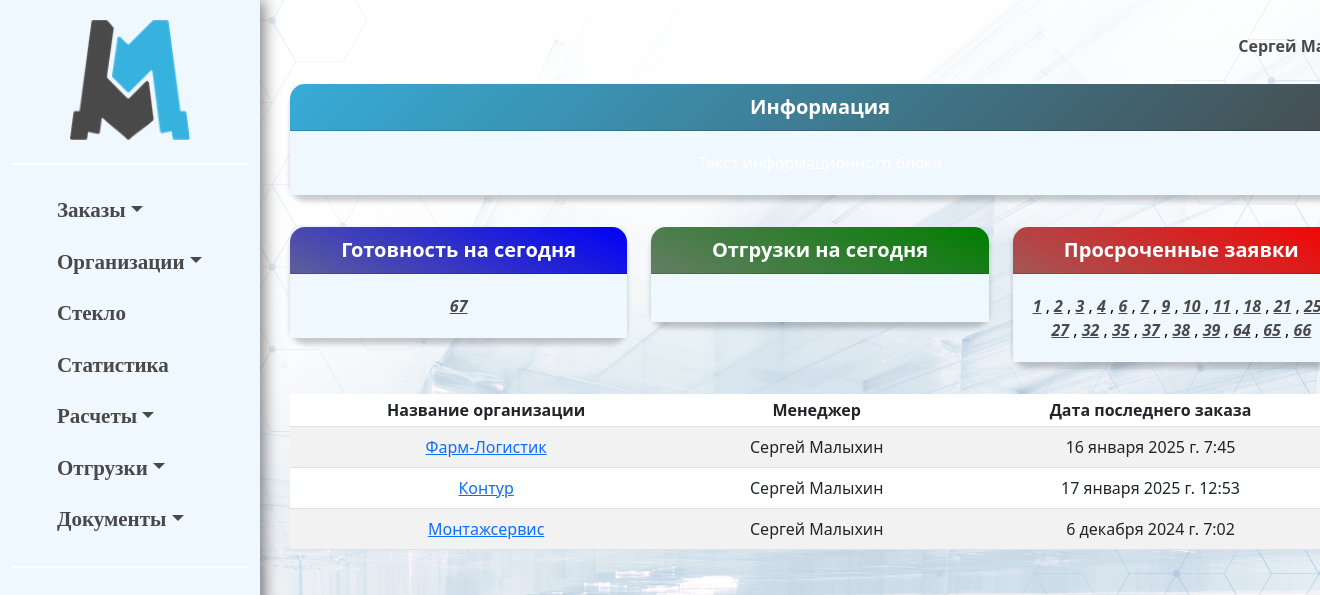
/erp_main/organizations/ (signed in), run on the app's committed database.
### erp_main/models.py (models this page shows, shortened)
class Organization(models.Model):
    FOOTING_CHOICES = (
        ('ustav', 'устава'),
        ('attorney', 'доверенности')
    )
    KIND_CHOICES = (
        ('ooo', 'ООО'),
        ('ao', 'АО'),
        ('zao', 'ЗАО'),
        ('ip', 'ИП'),
    )
    kind = models.CharField(max_length=100, blank=True, null=True, choices=KIND_CHOICES)
    phone_number = models.CharField(max_length=15, blank=True, null=True)
    name_fl = models.CharField(max_length=15, blank=True, null=True)
    user = models.ForeignKey(User, related_name='organizations', on_delete=models.CASCADE)
    ceo_footing = models.CharField(max_length=30, choices=FOOTING_CHOICES)
    name = models.CharField(max_length=100, blank=True, null=True)
    inn = models.CharField(max_length=15, blank=True, null=True)
    ogrn = models.CharField(max_length=15, blank=True, null=True)
    kpp = models.CharField(max_length=15, blank=True, null=True)
    r_s = models.CharField(max_length=25, blank=True, null=True)
    bank = models.CharField(max_length=300, blank=True, null=True)
    bik = models.CharField(max_length=10, blank=True, null=True)
    k_s = models.CharField(max_length=25, blank=True, null=True)
    address = models.CharField(max_length=150, blank=True, null=True)
    email = models.EmailField(blank=True, null=True)
    ceo_title = models.CharField(max_length=30, blank=True, null=True)
    ceo_name = models.CharField(max_length=150, blank=True, null=True)
    contracts = models.FileField(upload_to='contracts/', blank=True, null=True)
    class Meta:
        verbose_name_plural = 'Организации'
    @property
    def last_order(self):
        return (
            Order.objects.filter(invoice__organization=self.id)
            .order_by('-created_at')
            .first().created_at if Order.objects.filter(invoice__organization=self.id).exists() else None
        )

class Order(models.Model):
    created_at = models.DateTimeField(auto_now_add=True)
    order_file = models.FileField(upload_to='uploads/')
    invoice = models.ForeignKey(Invoice, related_name='invoice',blank=True, null=True, on_delete=models.CASCADE)
    due_date = models.DateField(null=True, blank=True)
    comment = models.TextField(blank=True, null=True)
    def get_items_filtered(self):
        return self.items.exclude(p_status__in=['changed',])
    @property
    def status(self): # раскидываем позиции по статусам
        in_query = self.get_items_filtered().filter(p_status='in_query').aggregate(total=Sum('p_quantity'))['total'] or 0
        product = self.get_items_filtered().filter(p_status='product').aggregate(total=Sum('p_quantity'))['total'] or 0
        ready = self.get_items_filtered().filter(p_status='ready').aggregate(total=Sum('p_quantity'))['total'] or 0
        shipped = self.get_items_filtered().filter(p_status='shipped').aggregate(total=Sum('p_quantity'))['total'] or 0
        stopped = self.get_items_filtered().filter(p_status='stopped').aggregate(total=Sum('p_quantity'))['total'] or 0
        canceled = self.get_items_filtered().filter(p_status='canceled').aggregate(total=Sum('p_quantity'))['total'] or 0
        if in_query > 0 and product == 0 and ready == 0 and shipped == 0:
            return f'в очереди'
        elif in_query == 0 and product > 0 and ready == 0 and shipped == 0:
            return f'запущен'
        elif in_query == 0 and product == 0 and ready > 0 and shipped == 0:
            return f'готов'
        elif in_query == 0 and product == 0 and ready == 0 and shipped > 0:
            return f'отгружен'
        elif stopped > 0 and product == 0 and ready == 0 and shipped == 0:
            return f'остановлен'
        elif canceled > 0 and product == 0 and ready == 0 and shipped == 0:
            return f'отменен'
        else:
            return f'всё сложно'

### erp_main/views.py (the view)
# urls.py: path('organizations/', OrganizationListView.as_view(), name='organization_list'),
class OrganizationListView(LoginRequiredMixin, ListView):
    model = Organization
    template_name = 'organization_list.html'
    context_object_name = 'organizations'
    def get_queryset(self):
        user = self.request.user
        if user.is_superuser:
            return Organization.objects.all()
        return Organization.objects.filter(user=user)

### erp_main/context_processors.py (called while the page is built)
def base_context(request):
    orders = Order.objects.all()
    date = datetime.date.today()
    today, overdue = {}, {}
    for order in orders:
        if order.due_date == date:
            order_url = reverse('order_detail', args=[order.pk])
            today[order.pk] = order_url
        if order.due_date is not None and order.due_date < date and order.status in ['в очереди', 'запущен']:
            order_url = reverse('order_detail', args=[order.pk])
            overdue[order.pk] = order_url
    return {'today': today, 'overdue': overdue}

### erp_main/templates/organization_list.html
{% extends 'base.html' %}
{% block content %}
    <table class="table table-striped table-hover">
        <thead class="thead-dark">
            <tr>
                <th  style="padding: 4px; text-align: center; vertical-align: middle;">Название организации</th>
                <th  style="padding: 4px; text-align: center; vertical-align: middle;">Менеджер</th>
                <th  style="padding: 4px; text-align: center; vertical-align: middle;">Дата последнего заказа</th>
            </tr>
        </thead>
        <tbody>
            {% for org in organizations %}
            <tr>
                <td style="padding: 8px; text-align: center; vertical-align: middle;">
                    <a href="{% url 'organization_detail' org.id %}">
                        {% if org.name %}
                            {{ org.name }}
                        {% else %}
                            {{ org.name_fl }} ({{ org.phone_number }})
                        {% endif %} </a>
                </td>
                <td style="padding: 4px; text-align: center; vertical-align: middle;">{{ org.user.first_name }} {{ org.user.last_name }}</td>
                <td style="padding: 4px; text-align: center; vertical-align: middle;">{{org.last_order}}</td>
            </tr>
            {% endfor %}
        </tbody>
    </table>
{% endblock %}

### templates/base.html (shortened to what this page needs)
{% load static %}
<!DOCTYPE html>
<html lang="ru">
<head>
    <link href="https://cdn.jsdelivr.net/npm/bootstrap@5.3.0-alpha1/dist/css/bootstrap.min.css" rel="stylesheet">
</head>
<body>
<div class="container-fluid">
    <div class="row">
        <nav class="sidebar" id="sidebar">
            <div style="text-align: center;">
                <a href="{% url 'index' %}">
                    <img src="{% static 'erp_main/images/logo.png' %}" style="width: 120px; height: auto;" alt="Главная" id="logo">
                </a>
            </div>
            <div class="gradient-line"></div>
            <div class="sidebar-sticky">
                <ul class="nav flex-column text-left">
                    <li class="nav-item dropdown">
                        <a class="nav-link dropdown-toggle" href="#" role="button" data-bs-toggle="dropdown" aria-expanded="false">Заказы</a>
                    </li>
                    <li class="nav-item dropdown">
                        <a class="nav-link dropdown-toggle" href="#" role="button" data-bs-toggle="dropdown" aria-expanded="false">Организации</a>
                    </li>
                    <li class="nav-item">
                        <a class="nav-link" href="#">Стекло</a>
                    </li>
                    <li class="nav-item">
                        <a class="nav-link" href="#">Статистика</a>
                    </li>
                    <li class="nav-item dropdown">
                        <a class="nav-link dropdown-toggle" href="#" role="button" data-bs-toggle="dropdown" aria-expanded="false">Расчеты</a>
                    </li>
                    <li class="nav-item dropdown">
                        <a class="nav-link dropdown-toggle" href="#" role="button" data-bs-toggle="dropdown" aria-expanded="false">Отгрузки</a>
                    </li>
                    <li class="nav-item dropdown">
                        <a class="nav-link dropdown-toggle" href="#" role="button" data-bs-toggle="dropdown" aria-expanded="false">Документы</a>
                    </li>
                </ul>
            </div>
            <div class="gradient-line"></div>
        </nav>
        <main role="main" class="col-md-10 main-content">
            <div class="row my-1">
                <div class="col-md-12">
                    <div class="row mb-0">
                        <div class="col-md-10 text-center">
                        </div>
                        <div class="col-md-2 text-center" style="background: none;">
                            <div class="alert alert-info" role="alert">
                                {% if user.is_authenticated %}
                                    <li class="nav-item dropdown">
                                        <a class="nav-link dropdown-toggle" href="#" role="button" data-bs-toggle="dropdown" aria-expanded="false">{{ user.first_name }} {{ user.last_name }}</a>
                                    </li>
                                {% endif %}
                            </div>
                        </div>
                    </div>
                    <div class="card mb-3 text-white" id="first-block">
                        <div class="card-header">Информация</div>
                        <div class="card-body">
                            <p class="card-text">Текст информационного блока</p>
                        </div>
                    </div>
                </div>
            </div>
                    <div class="row my-3">
                       <div class="col-md-4">
                    <div class="card text-white bg-primary mb-3" id="readiness">
                        <div class="card-header">Готовность на сегодня</div>
                        <div class="card-body">
                            <p class="card-text">
                                {% for num, link in today.items %}
                                    <a href="{{ link }}" style="color: #494949;"><i><strong>{{ num }}</strong></i></a><br>
                                {% endfor %}
                            </p>
                        </div>
                    </div>
                </div>
                        <div class="col-md-4">
                    <div class="card text-white bg-success mb-3" id="shipment">
                        <div class="card-header">Отгрузки на сегодня</div>
                        <div class="card-body">
                        </div>
                    </div>
                </div>
                <div class="col-md-4">
                    <div class="card text-white bg-danger mb-3" id="delay">
                        <div class="card-header">Просроченные заявки</div>
                        <div class="card-body text-black">
                            <p class="card-text">
                                {% for num, link in overdue.items %}
                                    <a href="{{ link }}" style="color: #494949;"><i><strong>{{ num }}</strong></i></a>
                                    {% if forloop.last != True%},{% endif %}
                                {% endfor %}
                            </p>
                        </div>
                    </div>
                </div>
            </div>
        {% block content %}
        {% endblock %}
        </main>
    </div>
</div>
</body>
</html>

### data on the page
Organization: name "Фарм-Логистик", user.first_name "Сергей", user.last_name "Малыхин", last_order "16 января 2025 г. 7:45"
Organization: name "Контур", user.first_name "Сергей", user.last_name "Малыхин", last_order "17 января 2025 г. 12:53"
Organization: name "Монтажсервис", user.first_name "Сергей", user.last_name "Малыхин", last_order "6 декабря 2024 г. 7:02"

### other printed values
{{ user.first_name }} "Сергей"
{{ num }} "67"
{{ num }} "1" "2" "3" "4" "6" "7" "9" "10" "11" "18" "21" "27" "32" "35" "37" "38" "39" "64" "65" "66"
